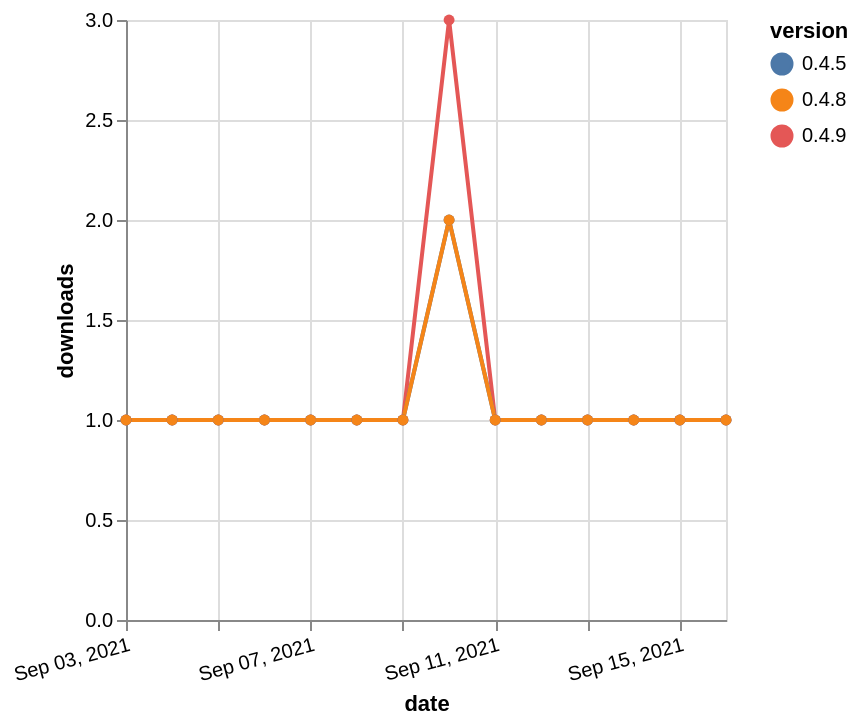

Here is the Vega-Lite specification saved for this chart:
### Vega-Lite specification from a JSON file in a GitHub repository (floating-point values rounded to 4 significant figures)
{"$schema": "https://vega.github.io/schema/vega-lite/v5.json", "description": "A simple bar chart with embedded data.", "data": {"values": [{"date": "2021-09-03", "total": 121, "delta": 1, "version": "0.4.9"}, {"date": "2021-09-04", "total": 122, "delta": 1, "version": "0.4.9"}, {"date": "2021-09-05", "total": 123, "delta": 1, "version": "0.4.9"}, {"date": "2021-09-06", "total": 124, "delta": 1, "version": "0.4.9"}, {"date": "2021-09-07", "total": 125, "delta": 1, "version": "0.4.9"}, {"date": "2021-09-08", "total": 126, "delta": 1, "version": "0.4.9"}, {"date": "2021-09-09", "total": 127, "delta": 1, "version": "0.4.9"}, {"date": "2021-09-10", "total": 130, "delta": 3, "version": "0.4.9"}, {"date": "2021-09-11", "total": 131, "delta": 1, "version": "0.4.9"}, {"date": "2021-09-12", "total": 132, "delta": 1, "version": "0.4.9"}, {"date": "2021-09-13", "total": 133, "delta": 1, "version": "0.4.9"}, {"date": "2021-09-14", "total": 134, "delta": 1, "version": "0.4.9"}, {"date": "2021-09-15", "total": 135, "delta": 1, "version": "0.4.9"}, {"date": "2021-09-16", "total": 136, "delta": 1, "version": "0.4.9"}, {"date": "2021-09-03", "total": 120, "delta": 1, "version": "0.4.5"}, {"date": "2021-09-04", "total": 121, "delta": 1, "version": "0.4.5"}, {"date": "2021-09-05", "total": 122, "delta": 1, "version": "0.4.5"}, {"date": "2021-09-06", "total": 123, "delta": 1, "version": "0.4.5"}, {"date": "2021-09-07", "total": 124, "delta": 1, "version": "0.4.5"}, {"date": "2021-09-08", "total": 125, "delta": 1, "version": "0.4.5"}, {"date": "2021-09-09", "total": 126, "delta": 1, "version": "0.4.5"}, {"date": "2021-09-10", "total": 128, "delta": 2, "version": "0.4.5"}, {"date": "2021-09-11", "total": 129, "delta": 1, "version": "0.4.5"}, {"date": "2021-09-12", "total": 130, "delta": 1, "version": "0.4.5"}, {"date": "2021-09-13", "total": 131, "delta": 1, "version": "0.4.5"}, {"date": "2021-09-14", "total": 132, "delta": 1, "version": "0.4.5"}, {"date": "2021-09-15", "total": 133, "delta": 1, "version": "0.4.5"}, {"date": "2021-09-16", "total": 134, "delta": 1, "version": "0.4.5"}, {"date": "2021-09-03", "total": 123, "delta": 1, "version": "0.4.8"}, {"date": "2021-09-04", "total": 124, "delta": 1, "version": "0.4.8"}, {"date": "2021-09-05", "total": 125, "delta": 1, "version": "0.4.8"}, {"date": "2021-09-06", "total": 126, "delta": 1, "version": "0.4.8"}, {"date": "2021-09-07", "total": 127, "delta": 1, "version": "0.4.8"}, {"date": "2021-09-08", "total": 128, "delta": 1, "version": "0.4.8"}, {"date": "2021-09-09", "total": 129, "delta": 1, "version": "0.4.8"}, {"date": "2021-09-10", "total": 131, "delta": 2, "version": "0.4.8"}, {"date": "2021-09-11", "total": 132, "delta": 1, "version": "0.4.8"}, {"date": "2021-09-12", "total": 133, "delta": 1, "version": "0.4.8"}, {"date": "2021-09-13", "total": 134, "delta": 1, "version": "0.4.8"}, {"date": "2021-09-14", "total": 135, "delta": 1, "version": "0.4.8"}, {"date": "2021-09-15", "total": 136, "delta": 1, "version": "0.4.8"}, {"date": "2021-09-16", "total": 137, "delta": 1, "version": "0.4.8"}]}, "width": "container", "mark": {"type": "line", "point": {"filled": true}}, "encoding": {"x": {"field": "date", "type": "temporal", "timeUnit": "yearmonthdate", "title": "date", "axis": {"labelAngle": -15}}, "y": {"field": "delta", "type": "quantitative", "title": "downloads"}, "color": {"field": "version", "type": "nominal"}, "tooltip": {"field": "delta"}}}
